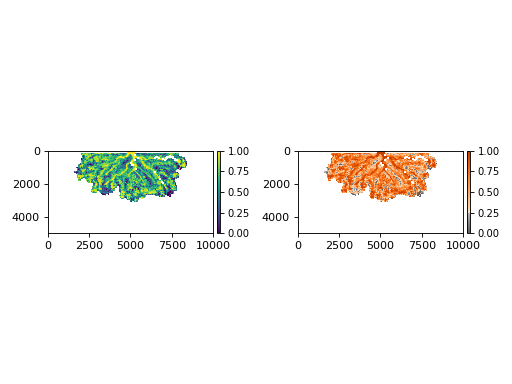

This figure's Python source:
import matplotlib.pyplot as plt
import numpy as np
from deltametrics.cube import StratigraphyCube
from deltametrics.plot import append_colorbar
from deltametrics.sample_data.sample_data import golf
from deltametrics.strat import compute_net_to_gross
#
golfcube = golf()
golfstrat = StratigraphyCube.from_DataCube(golfcube, dz=0.1)
background = golfstrat.Z < np.min(golfcube["eta"].data, axis=0)
#
net_to_gross = compute_net_to_gross(
    golfstrat["sandfrac"], net_threshold=0.5, background=background
)
#
fig, ax = plt.subplots(1, 2)
im0 = ax[0].imshow(net_to_gross, extent=golfstrat.extent)
_ = append_colorbar(im0, ax=ax[0])
im1 = ax[1].imshow(
    net_to_gross,
    cmap=golfstrat.varset["net_to_gross"].cmap,
    norm=golfstrat.varset["net_to_gross"].norm,
    extent=golfstrat.extent,
)
_ = append_colorbar(im1, ax=ax[1])
plt.tight_layout()
